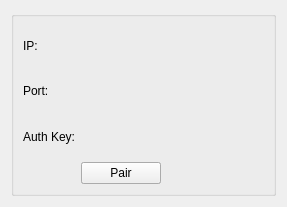
<?xml version="1.0" encoding="UTF-8"?>
<ui version="4.0">
 <class>OpenRGBNanoleafSettingsEntryUi</class>
 <widget class="QWidget" name="OpenRGBNanoleafSettingsEntryUi">
  <property name="geometry">
   <rect>
    <x>0</x>
    <y>0</y>
    <width>287</width>
    <height>207</height>
   </rect>
  </property>
  <property name="sizePolicy">
   <sizepolicy hsizetype="Expanding" vsizetype="Expanding">
    <horstretch>0</horstretch>
    <verstretch>0</verstretch>
   </sizepolicy>
  </property>
  <property name="windowTitle">
   <string notr="true">Nanoleaf Settings Entry</string>
  </property>
  <layout class="QGridLayout" name="gridLayout">
   <item row="1" column="0" colspan="2">
    <widget class="QGroupBox" name="groupBox">
     <property name="title">
      <string/>
     </property>
     <layout class="QGridLayout" name="gridLayout_2">
      <item row="1" column="0">
       <widget class="QLabel" name="IPLabel">
        <property name="text">
         <string>IP:</string>
        </property>
       </widget>
      </item>
      <item row="1" column="1" colspan="4">
       <widget class="QLabel" name="IPValue">
        <property name="text">
         <string/>
        </property>
       </widget>
      </item>
      <item row="2" column="0">
       <widget class="QLabel" name="PortLabel">
        <property name="text">
         <string>Port:</string>
        </property>
       </widget>
      </item>
      <item row="2" column="1">
       <widget class="QLabel" name="PortValue">
        <property name="text">
         <string/>
        </property>
       </widget>
      </item>
      <item row="3" column="0">
       <widget class="QLabel" name="AuthKeyLabel">
        <property name="text">
         <string>Auth Key:</string>
        </property>
       </widget>
      </item>
      <item row="3" column="1">
       <widget class="QLabel" name="AuthKeyValue">
        <property name="text">
         <string/>
        </property>
       </widget>
      </item>
      <item row="4" column="1">
       <widget class="QPushButton" name="UnpairButton">
        <property name="text">
         <string>Unpair</string>
        </property>
       </widget>
      </item>
      <item row="4" column="1">
       <widget class="QPushButton" name="PairButton">
        <property name="text">
         <string>Pair</string>
        </property>
       </widget>
      </item>
     </layout>
    </widget>
   </item>
  </layout>
 </widget>
 <resources/>
 <connections/>
</ui>
